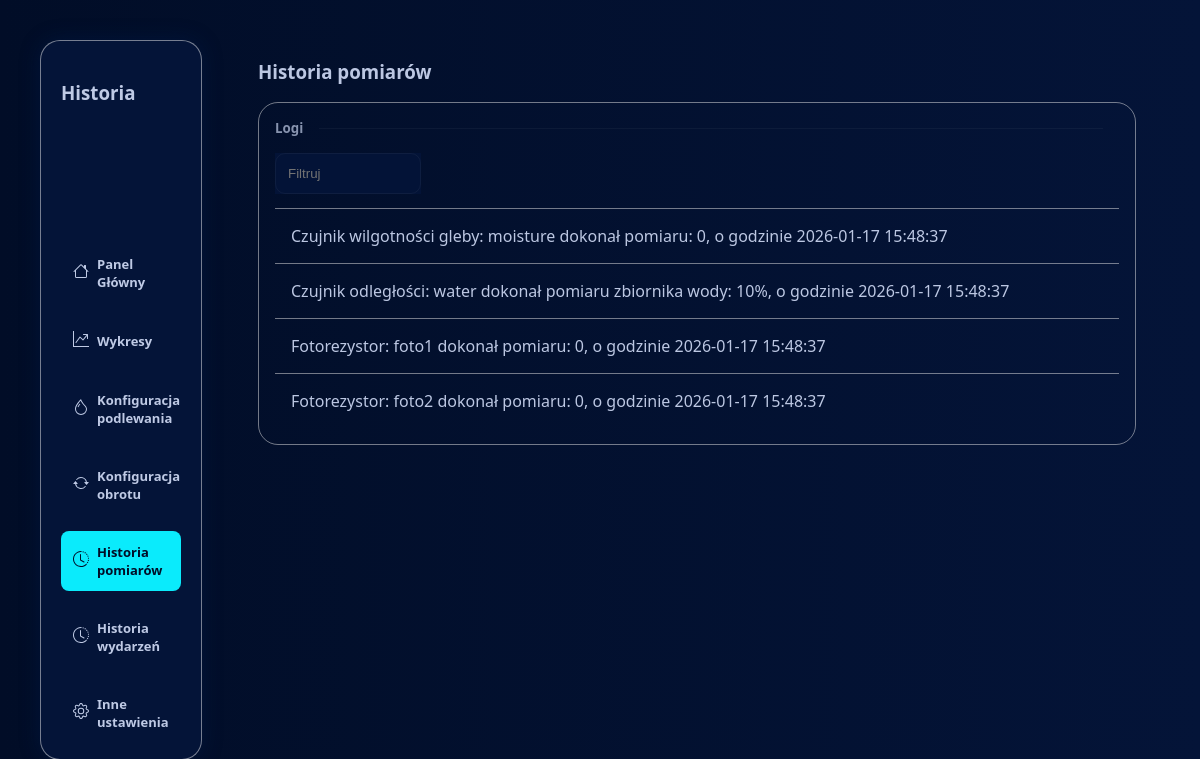
The app's page /log with its own data.
### tables this page shows
CREATE TABLE sensor_logs (
        sensor_name TEXT NOT NULL,
        value INTEGER NOT NULL,
        date TIMESTAMP NOT NULL
    );

### web.py (the view)
@app.route("/log")
def logs():
    check_for_water()
    logs = get_logs()
    return render_template("logs.html", logs=logs)

### web.py (called while the page is built)
def get_logs():
    conn = sqlite3.connect(DB_PATH)
    cursor = conn.cursor()
    cursor.execute("""
        SELECT sensor_name, value,
               strftime('%Y-%m-%d %H:%M:%S', date) as formatted_date
        FROM sensor_logs
        ORDER BY date DESC
    """)
    logs = cursor.fetchall()
    return logs

def get_basic_info():
    conn =sqlite3.connect(DB_PATH)
    cursor = conn.cursor()
    cursor.execute("""
                    SELECT sensor_name, value, date
                    FROM sensor_logs
                    WHERE (sensor_name, date) IN (
                        SELECT sensor_name, MAX(date)
                        FROM sensor_logs
                        WHERE sensor_name IN ('moisture', 'foto1', 'foto2', 'water')
                        GROUP BY sensor_name
                    )
                    ORDER BY sensor_name
                   """)
    info = cursor.fetchall()
    conn.close()
    return info

def check_for_water():
    water = get_basic_info()[3][1]
    print(get_basic_info())
    if(water < MIN_WATER):
        flash("Uwaga poziom wody jest niski!", "error")

### templates/logs.html (shortened to what this page needs)
<!DOCTYPE html>
<html lang="en">
<head>
    <link rel="stylesheet" href="{{ url_for('static',filename='styles/style.css') }}">
</head>
<body>
    <div class="container">
        <div class="dashboard">
            <h3 class="dash-h2">Historia</h3>
            <div class="dash-buttons">
                    <a href="/" class="dash-link">
                        <span class="icon">
                        </span>
                        Panel Główny
                    </a>
                    <a href="charts" class="dash-link">
                        <span class="icon">
                        </span>
                        Wykresy
                    </a>
                    <a href="water-config" class="dash-link">
                        <span class="icon">
                        </span>
                        Konfiguracja podlewania
                    </a>
                    <a href="servo-config" class="dash-link">
                        <span class="icon">
                        </span>
                        Konfiguracja obrotu
                    </a>
                    <a href="log" class="dash-link active">
                        <span class="icon">
                        </span>
                        Historia pomiarów
                    </a>
                    <a href="log-event" class="dash-link">
                        <span class="icon">
                        </span>
                        Historia wydarzeń
                    </a>
                    <a href="other-config" class="dash-link">
                        <span class="icon">
                        </span>
                        Inne ustawienia
                    </a>
            </div>
        </div>
        <div class="content-area scroll">
            <h3>Historia pomiarów</h3>
            <div class="section section-scroll">
                <div class="content">
                    <div class="small-title"> Logi <div class="divider"></div></div>
                    <div class="nav-log">
                        <input type="text" id="filterInput" placeholder="Filtruj"  onkeyup="filterTable()">
                    </div>
                    <span class="margin"></span>
            {% for row in logs %}
                    <div class="log">
                        {%if row[0] == "foto1" or row[0] == "foto2" %} Fotorezystor: {{row[0]}} dokonał pomiaru: {{row[1]}}, o godzinie {{row[2]}} {%endif%}
                        {%if row[0] == "moisture" %} Czujnik wilgotności gleby: {{row[0]}} dokonał pomiaru: {{row[1]}}, o godzinie {{row[2]}} {%endif%}
                        {%if row[0] == "water" %} Czujnik odległości: {{row[0]}} dokonał pomiaru zbiornika wody: {{row[1]}}%, o godzinie {{row[2]}} {%endif%}
                    </div>
            {% endfor %}
                </div>
            </div>
        </div>
    </div>
</body>
</html>

### static/styles/style.css (style rules this page uses)
:root { --light-bg: #041438; --light: #092975; --bg: #010d27; --white:#bfcae5; --light-gray:#919191; --shadow:#001f5463; --border: #fefcfb75; --border-light: #fefcfb0c; --bg-dash:#041438; --button:#0aebfc; --bg-warning:#380404; --warning-button: #c2130d; --warning-border:#ff000075; --white-light:#bfcae5b7; }
body { margin: 0; padding: 0; background: var(--bg); background: linear-gradient(90deg,var(--bg) 0%, var(--light-bg) 100%); color: var(--white); font-family:'Segoe UI', Tahoma, Geneva, Verdana, sans-serif; }
.container { padding: 5vh; display: flex; flex-direction: row; height: 90vh; }
.dashboard { max-width: 10vw; padding: 20px; display: flex; flex-direction: column; background-color: var(--bg-dash); border: 1px solid var(--border); box-shadow: 0px 0px 20px var(--shadow); border-radius: 20px; }
.dash-buttons { padding-top: 15vh; font-weight: bolder; font-size: small; width: 10vw; }
.dash-link { display: flex; flex-direction: row; align-items: center; padding: 0.75rem; border-radius: 0.5rem; text-decoration: none; color: var(--white); background-color: none; margin-bottom: 2vh; transition: all 100ms; }
.dash-link .icon { padding-right: 0.5rem; }
.active { background-color: var(--button); color: var(--bg) }
.content-area { opacity: 0%; width: 100%; box-sizing: border-box; padding-left: 7vh; display: flex; flex-direction: column; }
.section:first-of-type { margin-top: 0vh; }
.section { height: 100%; box-sizing: border-box; display: flex; flex-direction: row; margin-top: 5vh; }
.content { width: 100%; border: 1px solid var(--border); box-sizing: border-box; padding: 1rem; border-radius: 20px; margin-right: 2vw; }
.small-title { font-size: smaller; font-weight: bold; color: var(--white-light); display: flex; flex-direction: row; align-items: center; text-wrap-mode: nowrap; width: 100%; }
.divider { width: 100%; height: 1px; margin-left: 1rem; margin-right: 1rem; background-color: var(--border-light); }
input { background: none; transition: 250ms; }
.scroll { overflow-y: scroll; }
.log { border-top: 1px solid var(--border); color: var(--white); padding: 1rem; }
.margin { display: block; height: 4.4rem; }
.nav-log { margin-top: 1rem; background-color: var(--bg-dash); position: fixed; }
.nav-log input { width: 10vw; color: var(--white); padding: 0.75rem; border-radius: 10px; border: 1px solid var(--border-light); }
.section-scroll { height: fit-content; }

### records on screen
sensor_logs: sensor_name "moisture", value "0", date "2026-01-17 15:48:37"
sensor_logs: sensor_name "water", value "10", date "2026-01-17 15:48:37"
sensor_logs: sensor_name "foto1", value "0", date "2026-01-17 15:48:37"
sensor_logs: sensor_name "foto2", value "0", date "2026-01-17 15:48:37"
